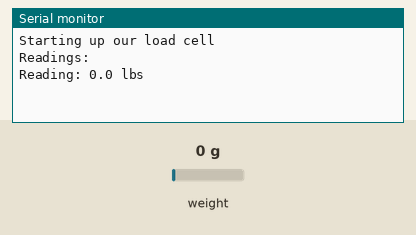
Bench run of a sketch on a simulated Arduino Uno, built with avr-gcc and run on an emulated ATmega328P. On the bench: the last lines printed to the serial monitor. Inputs (shaded band) come from the test bench; at power-on: weight on the scale 0 g.

Above: at 2.2 s.
2.3 s: weight on the scale set to 100 g
At 4.4 s:
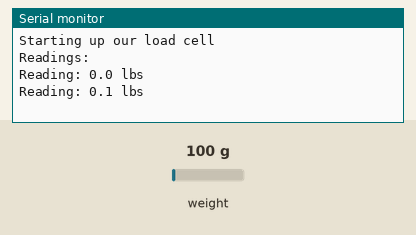
4.8 s: weight on the scale set to 1250 g
At 6.2 s:
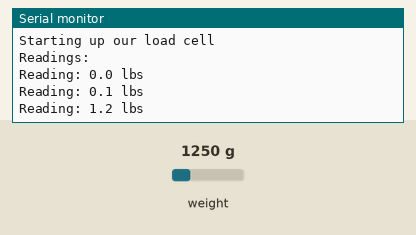
Timing chart, 0 to 7.8 s (numbered marks = the images above; inputs shaded):
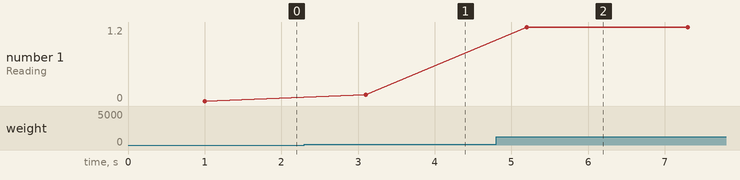

The sketch:

Test-LoadCell.ino
```cpp
/*

 Teensy + Feather adapter pinout:
  5 -> CLK
  6 -> DOUT
  3V -> VCC
  AREF -> VDD
  GND -> GND

 The HX711 board can be powered from 2.7V to 5V

*/

#include "HX711.h"

#define calibration_factor 10500.0  // Make sure to let it start up with base weight already hanging
#define CHECK_INTERVAL 2000         // Delay in ms between sensor checks
#define STAY_OPEN 5000              // Keep the entrance open for 5 seconds after receiving a reading
#define TRIGGER WEIGHT 50           // Min of 50 lbs to trigger the entrance to open

#define DOUT  6
#define CLK  5

HX711 scale(DOUT, CLK);
int stayOpenCounter = 0;            // Keep the entrance open until we hit the "stay open" time

void setup() {
  Serial.begin(115200);
  Serial.println("Starting up our load cell");

  scale.set_scale(calibration_factor); // This value is obtained by using the SparkFun_HX711_Calibration sketch
  scale.tare();	// Assuming there is no weight on the scale at start up, reset the scale to 0

  Serial.println("Readings:");
}

void loop() {
  Serial.print("Reading: ");
  Serial.print(scale.get_units(), 1); // scale.get_units() returns a float
  Serial.print(" lbs"); // You can change this to kg but you'll need to refactor the calibration_factor
  Serial.println();

  if (stayOpenCounter < STAY_OPEN) {
    // keep sending an OSC message to LX to keep the entrance open
    stayOpenCounter += CHECK_INTERVAL;
  } else {
    // send an OSC message to close the entrance
    stayOpenCounter = 0;
  }

  delay(CHECK_INTERVAL);  // Check to see if anyone is on the ladder every 2 seconds
}
```

Measured:
- after the input at 2.3 s, the serial monitor: prints a new line after 0.80 s (image 1)
- after the input at 4.8 s, the serial monitor: prints a new line after 0.40 s (image 2)
- plotted number 1: 0 → 0.1 after the input at 2.3 s, 0.1 → 1.2 after the input at 4.8 s
